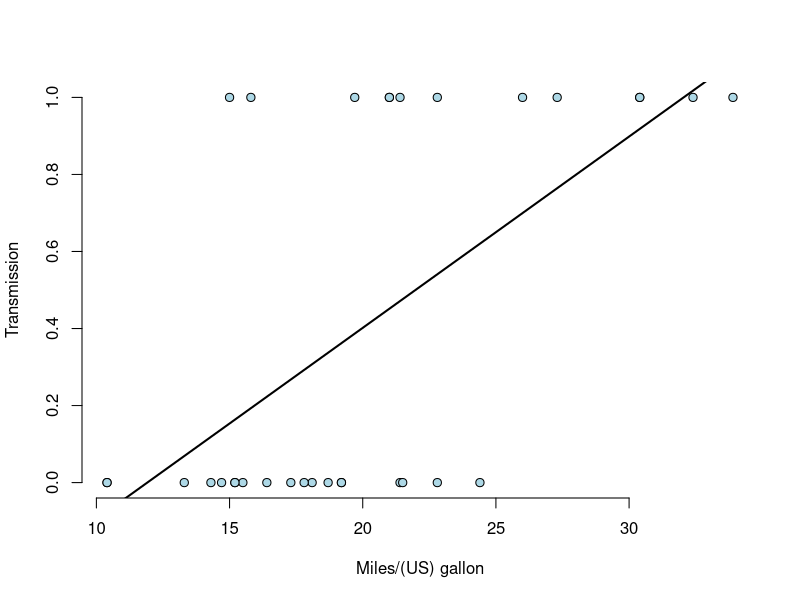

This chart was generated by the following R code:
## ---- chunk 1
mean(mtcars$disp[mtcars$am==1]) #Mean MPG in Automatic automobiles 
mean(mtcars$disp[mtcars$am==0]) #Mean MPG in Manual automobiles
## ---- chunk 2
plot(mtcars$mpg, mtcars$am,
     xlab="Miles/(US) gallon",
     ylab="Transmission",
     bg="lightblue",
     col="black", cex=1.1, pch=21, frame=F)
abline(lm(am~mpg, data=mtcars), lwd=2)
